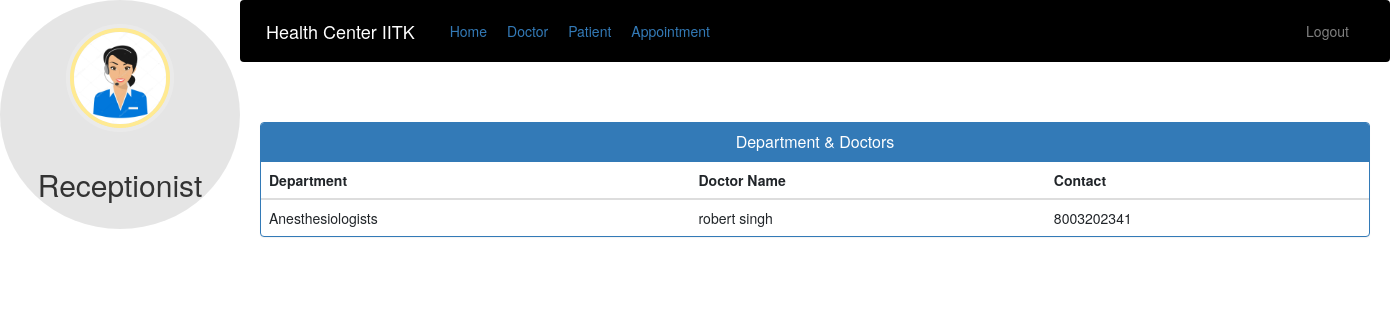
The app's page /admin-view-doctor-specialisation (signed in), older data.
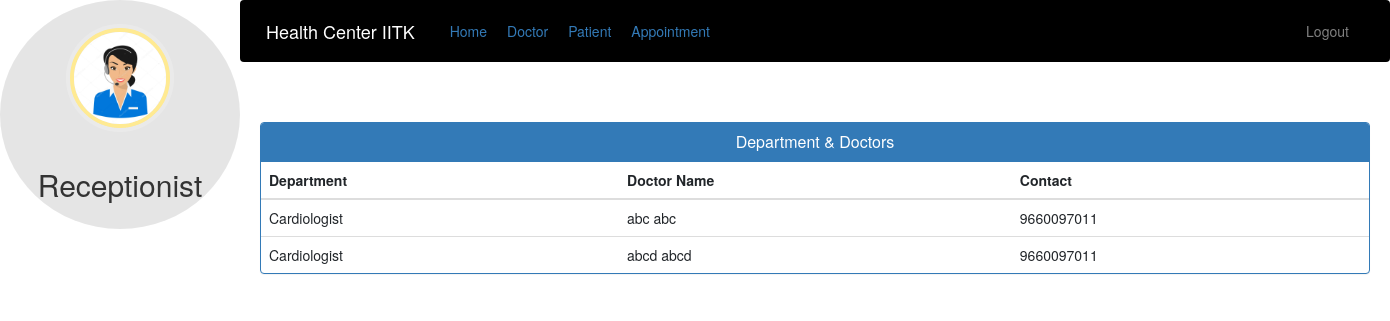
The same page, newer data.
### hospital/models.py (models this page shows, shortened)
class Doctor(models.Model):
    user = models.OneToOneField(User, on_delete=models.CASCADE)
    profile_pic = models.ImageField(
        upload_to='profile_pic/DoctorProfilePic/', null=True, blank=True)
    address = models.CharField(max_length=40)
    mobile = models.CharField(max_length=20, null=True)
    department = models.CharField(
        max_length=50, choices=departments, default='Cardiologist')
    status = models.BooleanField(default=False)
    @property
    def get_name(self):
        return self.user.first_name+" "+self.user.last_name

### hospital/views.py (the view)
# urls.py: path('admin-view-doctor-specialisation', views.admin_view_doctor_specialisation_view,
@login_required(login_url='adminlogin')
@user_passes_test(is_admin)
def admin_view_doctor_specialisation_view(request):
    doctors = models.Doctor.objects.all().filter(status=True)
    return render(request, 'hospital/admin_view_doctor_specialisation.html', {'doctors': doctors})

### hospital/views.py (called while the page is built)
def is_admin(user):
    return user.groups.filter(name='ADMIN').exists()

### templates/hospital/admin_view_doctor_Specialisation.html (shortened to what this page needs)
{% extends 'hospital/admin_base.html' %}
{% block content %}
<head>
  <link href="//netdna.bootstrapcdn.com/bootstrap/3.0.0/css/bootstrap.min.css" rel="stylesheet" id="bootstrap-css">
</head>
<div class="container">
  <div class="panel panel-primary">
    <div class="panel-heading">
      <h6 class="panel-title">Department & Doctors</h6>
    </div>
    <table class="table table-hover" id="dev-table">
      <thead>
        <tr>
          <th>Department</th>
          <th>Doctor Name</th>
          <th>Contact</th>
        </tr>
      </thead>
      {% for d in doctors %}
      <tr>
        <td>{{d.department}}</td>
        <td> {{d.get_name}}</td>
        <td>{{d.mobile}}</td>
      </tr>
      {% endfor %}
    </table>
  </div>
</div>
{% endblock content %}

Row changes from the older to the newer data that the page shows:
removed Doctor: department "Anesthesiologists", get_name "robert singh", mobile "8003202341"
added Doctor: department "Cardiologist", get_name "abc abc", mobile "9660097011"
added Doctor: department "Cardiologist", get_name "abcd abcd", mobile "9660097011"
